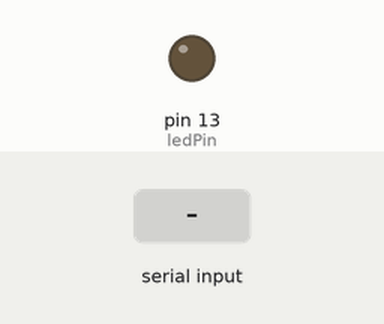
Simulated run of this sketch. Board: Arduino Uno, built with avr-gcc and run on an emulated ATmega328P. On the bench: output pins drawn as LEDs (lit = HIGH). Dashed ring = blinking. The inputs (shaded band) are chosen by the test bench.

Above: at 1.2 s.
1.3 s: "2" received over Serial
At 1.7 s:
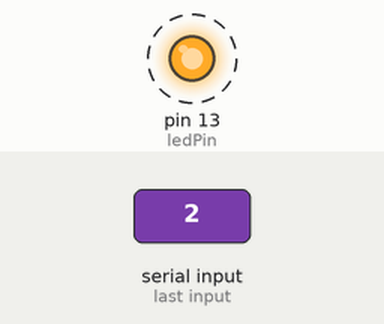
4.3 s: "3" received over Serial
At 4.7 s:
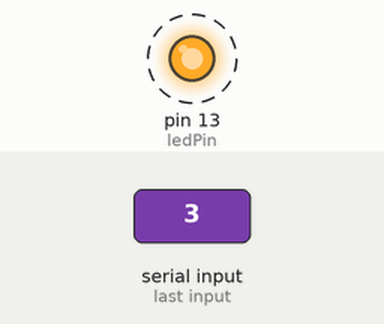
Timing chart, 0 to 8.3 s (numbered marks = the images above; inputs shaded):
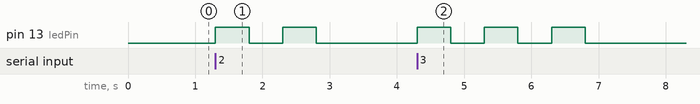

The sketch:

Project1Arudino.ino
```cpp
// Define the pin connected to the LED
int ledPin = 13;

void setup() {
  // Start the serial communication
  Serial.begin(9600);

  // Set the LED pin as an output
  pinMode(ledPin, OUTPUT);
}

void loop() {
  // Check if data is available to read from serial
  if (Serial.available() > 0) {
    char command = Serial.read();  // Read the incoming byte

    if (command == '2') {  // If signal is '2' (Glasses ON)
      blinkLED(2);  // Blink LED twice
    }
    else if (command == '3') {  // If signal is '3' (Glasses OFF)
      blinkLED(3);  // Blink LED three times
    }
  }
}

// Function to blink the LED a certain number of times
void blinkLED(int times) {
  for (int i = 0; i < times; i++) {
    digitalWrite(ledPin, HIGH);  // Turn on the LED
    delay(500);  // Wait for 500ms
    digitalWrite(ledPin, LOW);   // Turn off the LED
    delay(500);  // Wait for 500ms
  }
}
```

Measured:
- after the input at 1.3 s, pin 13 (ledPin): alternates HIGH for 0.50 s and LOW for 0.50 s, 4 changes in all, then stays LOW, starting at once
- after the input at 4.3 s, pin 13 (ledPin): alternates HIGH for 0.50 s and LOW for 0.50 s, 6 changes in all, then stays LOW, starting at once
